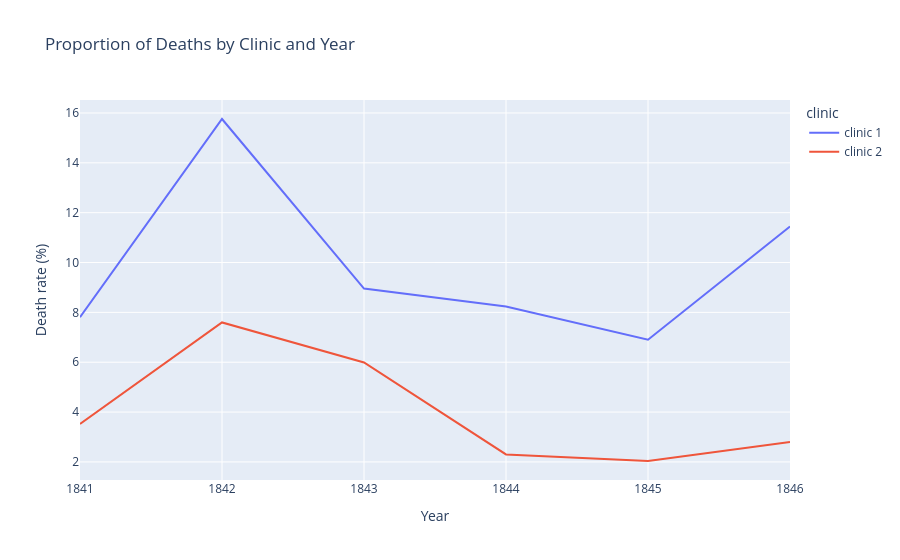

The code cell stored with this chart in its notebook:
### Markdown cell above
### Plotting the Proportion of Yearly Deaths by Clinic

### Code cell
fig = px.line(df_yearly, x='year', y='pct_deaths', color='clinic',
              title='Proportion of Deaths by Clinic and Year',
              labels={'pct_deaths': 'Death rate (%)', 'year': 'Year'})
fig.show()

### Figure 1 — Plotly figure (JSON) as saved in the notebook; plotly's stock layout.template omitted (floating-point values rounded to 4 significant figures)
{"data": [{"hovertemplate": "clinic=clinic 1<br>Year=%{x}<br>Death rate (%)=%{y}<extra></extra>", "legendgroup": "clinic 1", "line": {"color": "#636efa", "dash": "solid"}, "marker": {"symbol": "circle"}, "mode": "lines", "name": "clinic 1", "orientation": "v", "showlegend": true, "type": "scatter", "x": [1841, 1842, 1843, 1844, 1845, 1846], "xaxis": "x", "y": [7.806, 15.76, 8.954, 8.236, 6.901, 11.45], "yaxis": "y"}, {"hovertemplate": "clinic=clinic 2<br>Year=%{x}<br>Death rate (%)=%{y}<extra></extra>", "legendgroup": "clinic 2", "line": {"color": "#EF553B", "dash": "solid"}, "marker": {"symbol": "circle"}, "mode": "lines", "name": "clinic 2", "orientation": "v", "showlegend": true, "type": "scatter", "x": [1841, 1842, 1843, 1844, 1845, 1846], "xaxis": "x", "y": [3.522, 7.597, 5.988, 2.3, 2.036, 2.797], "yaxis": "y"}], "layout": {"legend": {"title": {"text": "clinic"}, "tracegroupgap": 0}, "title": {"text": "Proportion of Deaths by Clinic and Year"}, "xaxis": {"anchor": "y", "domain": [0, 1], "title": {"text": "Year"}}, "yaxis": {"anchor": "x", "domain": [0, 1], "title": {"text": "Death rate (%)"}}}}
